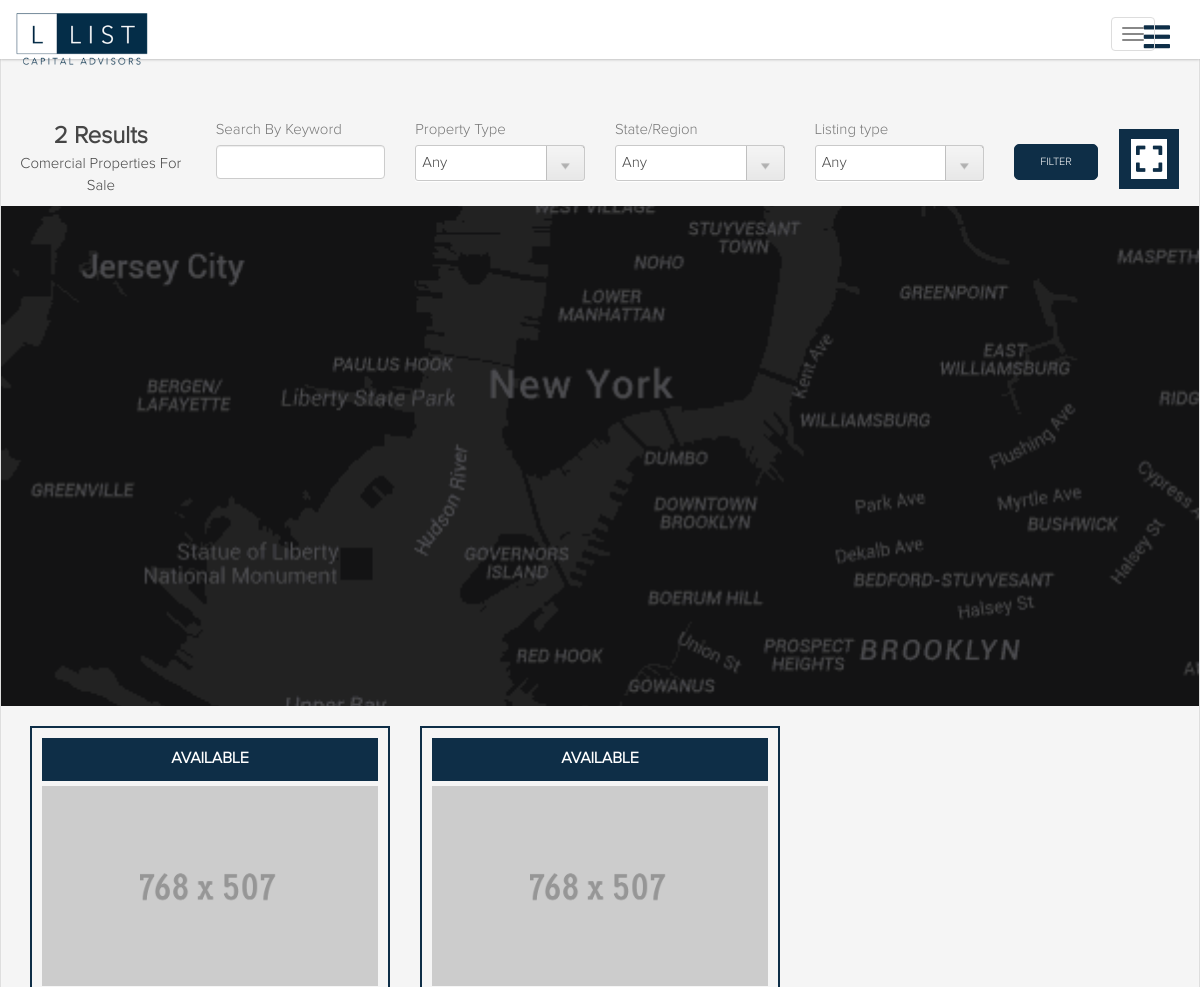
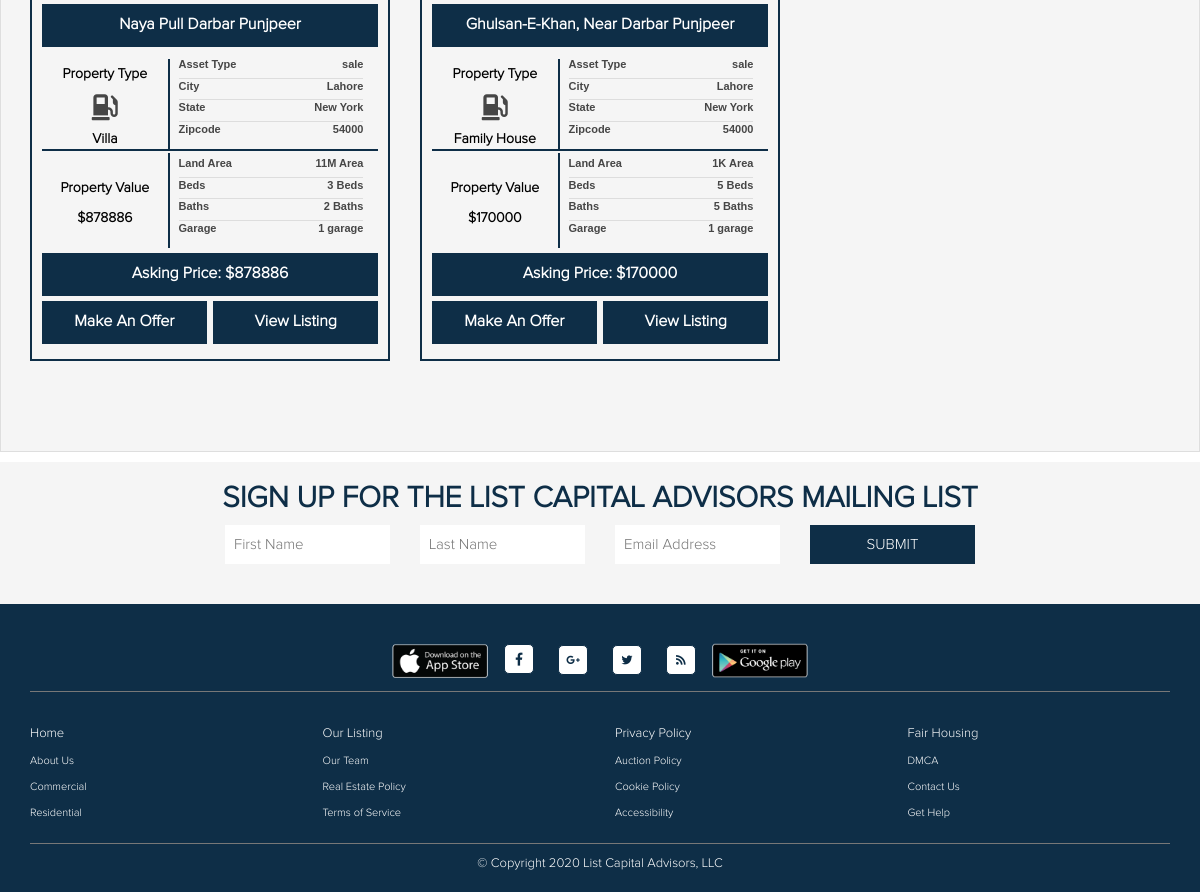
Page /index.php/home/properties/sale on the committed database (2 pictures, top to bottom).
### tables this page shows
CREATE TABLE IF NOT EXISTS `real_property` (
  `property_id` int(11) NOT NULL AUTO_INCREMENT,
  `user_id` int(11) NOT NULL,
  `auction_type` enum('online_auction','in_person_auction') NOT NULL DEFAULT 'in_person_auction',
  `address` text NOT NULL,
  `zip_code` varchar(20) NOT NULL,
  `city` varchar(255) NOT NULL,
  `state` varchar(255) NOT NULL,
  `description` text NOT NULL,
  `size` varchar(255) NOT NULL,
  `bedroom` int(11) NOT NULL,
  `bathroom` int(11) NOT NULL,
  `garage` int(11) NOT NULL,
  `google_map` text NOT NULL,
  `price` varchar(255) NOT NULL,
  `asset_type_id` int(11) NOT NULL,
  `property_type` int(11) NOT NULL,
  `contract_type` enum('sale','rent') NOT NULL,
  `image1` text NOT NULL,
  `image2` text NOT NULL,
  `image3` text NOT NULL,
  `image4` text NOT NULL,
  `image5` text NOT NULL,
  `status` enum('1','0') NOT NULL,
  PRIMARY KEY (`property_id`)
);

CREATE TABLE IF NOT EXISTS `real_property_type` (
  `property_type` int(11) NOT NULL AUTO_INCREMENT,
  `name` varchar(255) NOT NULL,
  PRIMARY KEY (`property_type`)
);

### application/controllers/home.php (called while the page is built, shortened)
<?php if ( ! defined('BASEPATH')) exit('No direct script access allowed');
class Home extends CI_Controller {
	public function template($content = '', $data = '')
	{
		$this->load->database();
		if (isset($_SESSION['user']))
		{
			$data['login'] = true;
		}
		else
		{
			$data['login'] = false;
		}
		$result = $this->db->query("SELECT * FROM `real_property_type`;");
		if ($result->num_rows() > 0)
		{
			$row = $result->result_array();
			$data['property_type'] = $row;
		}
		$this->load->view('header',$data);
		$this->load->view($content,$data);
		$this->load->view('footer',$data);
	}
	public function properties($sort='',$type='')
	{
		$this->load->database();
		$data['page_title'] = 'Properties';
		$data['meta_des'] = 'Properties';
		$data['meta_key'] = 'Properties';
		$data['menu'] = $sort;
		$data['sidebar_listing_menu'] = true;
		$result = $this->db->query("SELECT * FROM `real_property_type`;");
		if ($result->num_rows() > 0)
		{
			$row = $result->result_array();
			$data['property_type'] = $row;
		}
		if ($sort === 'all')
		{
			if ($type > 0)
			{
				$result = $this->db->query("SELECT * FROM `real_property` WHERE `property_type` = '$type' ORDER BY `property_id` DESC;");
				if ($result->num_rows() > 0)
				{
					$row = $result->result_array();
					$data['properties'] = $row;
				}
			}
			else if (strlen($type) > 0){
				$result = $this->db->query("SELECT `property_type` FROM `real_property_type` WHERE `name` = '$type' LIMIT 1;");
				if ($result->num_rows() > 0)
				{
					$row = $result->result_array();
					$result = $this->db->query("SELECT * FROM `real_property` WHERE `property_type` = '".$row[0]['property_type']."' ORDER BY `property_id` DESC;");
					if ($result->num_rows() > 0)
					{
						$row = $result->result_array();
						$data['properties'] = $row;
					}
				}
			}
			else
			{
				$result = $this->db->query("SELECT * FROM `real_property` ORDER BY `property_id` DESC;");
				if ($result->num_rows() > 0)
				{
					$row = $result->result_array();
					$data['properties'] = $row;
				}
			}
		}
		else if ($sort === 'sale')
		{
			if ($type > 0)
			{
				$result = $this->db->query("SELECT * FROM `real_property` WHERE `contract_type` = '$sort' AND `property_type` = '$type' ORDER BY `property_id` DESC;");
				if ($result->num_rows() > 0)
				{
					$row = $result->result_array();
					$data['properties'] = $row;
				}
			}
			else
			{
				$result = $this->db->query("SELECT * FROM `real_property` WHERE `contract_type` = '$sort' ORDER BY `property_id` DESC;");
				if ($result->num_rows() > 0)
				{
					$row = $result->result_array();
					$data['properties'] = $row;
				}
			}
		}
		$this->template('properties',$data);
	}
}

### index.php (called while the page is built, shortened)
<?php
require_once BASEPATH.'core/CodeIgniter.php';

### application/views/properties.php (the view, shortened to what this page needs)
<section class="properties">
    <div class="container-fluid">
        <div class="divider"></div>
        <div class="row">
        <div class="filters">
            <div class="col-sm-12 col-md-2 text-center">
                <strong style="font-size: 24px;">
                    <?php if (isset($properties) && count($properties) > 0){echo count($properties);}else{echo 0;}?> Results</strong>
                <p>Comercial Properties For Sale</p>
            </div>
            <form>
                <div class="col-xs-6 col-sm-4 col-md-2">
                    <label>Search By Keyword</label>
                    <input type="text" name="search" class="form-control">
                </div>
                <div class="col-xs-6 col-sm-4 col-md-2">
                    <label>Property Type</label>
                    <div class="formBlock select">
                        <select name="property type" id="_propertytype_" class="formDropdown" style="padding:6px;">
                            <option value="">Any</option>
                        </select>
                    </div>
                </div>
                <div class="col-xs-6 col-sm-4 col-md-2">
                    <label>State/Region</label>
                    <select name="property type" id="_propertytype_" class="formDropdown" style="padding:6px;">
                        <option value="">Any</option>
                    </select>
                </div>
                <div class="col-xs-6 col-sm-4 col-md-2">
                    <label>Listing type</label>
                    <select name="property type" id="_propertytype_" class="formDropdown" style="padding:6px;">
                        <option value="">Any</option>
                    </select>
                </div>
                <div class="col-sm-3 col-md-1">
                    <button class="btn btn-primary">Filter</button>
                </div>
            </form>
            <div class="col-sm-12 col-md-1 text-center">
                <a href="javascript://" class="map-show-hide-btn"><i class="fas fa-expand"></i></a>
            </div>
        </div>
        <!-- <?php
        if (isset($properties) && count($properties) > 0)
        {
        ?>
            <?php
                foreach ($properties as $key => $val)
                {
                    foreach ($property_type as $key => $value)
                    {
                        if ($val['property_type'] == $value['property_type'])
                        {
                            $_property_type = $value['name'];
                        }
                    }
                ?>
                <?php
                }
                ?>
        <?php
        }
        else
        {
            echo "Nothing to show right now :(";
        }
        ?> -->
        </div>
    </div>
    <div id="map">
    </div>
    <div class="container">
        <div class="row">
        <?php
            if (isset($properties) && count($properties) > 0)
            {
            ?>
            <?php
                foreach ($properties as $key => $val)
                {
                    foreach ($property_type as $key => $value)
                    {
                        if ($val['property_type'] == $value['property_type'])
                        {
                            $_property_type = $value['name'];
                        }
                    }
                ?>
                <div class="col-sm-6 col-md-4">
                    <div class="list">
                        <div class="top-avail">available</div>
                        <div class="main-img">
                            <a href="<?php echo site_url('home/single/'.$val['property_id']); ?>">
                                <img src="<?php echo base_url(); ?>asset/img/768x507.gif" class="img-resp">
                            </a>
                        </div>
                        <div class="top-avail" style="text-transform: capitalize;"><?=$val['address']?></div>
                        <div class="detials">
                            <div class="pro-type">
                                <div class="type text-center">
                                    <p>Property Type</p>
                                    <div><i class="fas fa-gas-pump"></i></div>
                                    <p class="nechye-wala-p"><?=$_property_type?></p>
                                </div>
                                <div class="values">
                                    <div class="val_">
                                        <p class="left">Asset Type</p>
                                        <p class="right"><?=$val['contract_type']?></p>
                                    </div>
                                    <div class="val_">
                                        <p class="left">City</p>
                                        <p class="right"><?=$val['city']?></p>
                                    </div>
                                    <div class="val_">
                                        <p class="left">State</p>
                                        <p class="right"><?=$val['state']?></p>
                                    </div>
                                    <div class="val_">
                                        <p class="left">Zipcode</p>
                                        <p class="right"><?=$val['zip_code']?></p>
                                    </div>
                                </div>
                            </div>
                            <div class="pro-type">
                                <div class="type text-center">
                                    <p><br>Property Value</p>
                                    <strong><p class="nechye-wala-p">$<?=$val['price']?></p></strong>
                                </div>
                                <div class="values">
                                    <div class="val_">
                                        <p class="left">Land Area</p>
                                        <p class="right"><?=$val['size']?> Area</p>
                                    </div>
                                    <div class="val_">
                                        <p class="left">Beds</p>
                                        <p class="right"><?=$val['bedroom']?> Beds</p>
                                    </div>
                                    <div class="val_">
                                        <p class="left">Baths</p>
                                        <p class="right"><?=$val['bathroom']?> Baths</p>
                                    </div>
                                    <div class="val_">
                                        <p class="left">Garage</p>
                                        <p class="right"><?=$val['garage']?> garage</p>
                                    </div>
                                </div>
                            </div>
                        </div>
                        <div class="top-avail" style="text-transform: capitalize;">Asking Price: $<?=$val['price']?></div>
                        <div class="last-button">
                            <a href="javascript://">make an Offer</a>
                            <a href="<?php echo site_url('home/single/'.$val['property_id']); ?>" style="margin: 0">view Listing</a>
                        </div>
                    </div>
                </div>
            <?php
                }
            ?>
        <?php
        }
        else
        {
            echo "Nothing to show right now :(";
        }
        ?>
        </div>
    </div>
</section>

### asset/css/style.css (style rules this page uses)
* { margin:0px; padding:0px; }
html { width:100%; height:100%; }
body { font-family:Proxima Nova Light, Helvetica, Arial; font-size:15px; color:#464646; width:100%; height:100%; }
a { color:#81be32; -webkit-transition: color 0.2s linear; -moz-transition: color 0.2s linear; -ms-transition: color 0.2s linear; -o-transition: color 0.2s linear; transition: color 0.2s linear; }
.divider { background-color:transparent; max-width:100%; height:2px; margin-top:-14px; margin-bottom:30px; }
.formDropdown, input { width:100%; padding:8px; margin-bottom:20px; border-radius:3px; border:none; border:1px solid #c9c9c9; box-shadow: 0 1px 1px white; }
select { -webkit-appearance: none; -moz-appearance: none; text-indent: 0.01px; text-overflow: ""; background: url('../img/dropdown-button.png') no-repeat; background-position: right -1px; background-color:white; cursor:pointer; }
label { font-family:Open Sans; color:#787878; font-size:13px; }
.formBlock { float:left; margin-right:40px; width:100%; }
.properties { padding:70px 0px 70px 0px; background-color:#f5f5f5; border:1px solid #dedede; box-shadow: inset 0 1px 1px white; margin-top: 30px; }
.filters { margin-bottom: 20px; }
.filters label { font-family: Proxima Nova Light; font-weight:normal; font-size:15px; }
.filters button { padding: 9px 25px; color: #fff; background: #0E2E47; border-radius: 5px; font-size: 11px; border: 1px solid #0E2E47; font-family: Proxima Nova Light; font-weight: normal; text-transform: uppercase; margin-top: 25px; }
#map { height: 500px; margin-bottom: 20px; background-image: url(../img/google_map.png); background-position: center center; background-repeat: no-repeat; background-size: cover; }
.list { border: 2px solid #0E2E47; padding: 10px; margin-bottom: 20px; }
.list .top-avail { width: 100%; background: #0E2E47; padding: 10px 0; text-transform: uppercase; color: #fff; text-align: center; font-size: 16px; margin-bottom: 5px; font-weight: 700; }
.list .main-img { width: 100%; height: 200px; margin-bottom: 5px; }
.img-resp { width: 100%; height: 100%; object-fit: cover; -webkit-object-fit: cover; -moz-object-fit: cover; -o-object-fit: cover; }
.list .detials { margin-bottom: 5px; }
.list .detials .pro-type { border-bottom: 2px solid #0E2E47; }
.list .detials .pro-type:last-child { border-bottom: none; }
.list .detials .pro-type .type { width: 38%; border-right: 2px solid #0E2E47; }
.list .detials .type p { font-size: 14px; color: #000; font-weight: 600; }
.list .detials .pro-type .type div { width: 100%; margin-bottom: 5px; text-align: center; }
.list .detials .pro-type .type div i { font-size: 26px; }
.list .detials .pro-type .type, .list .detials .pro-type .values { padding: 5px; padding: 5px 5px 0 5px; display: inline-block; font-weight: bold !important; }
.list .detials .pro-type .values { width: 58%; }
.list .detials .pro-type .values .val_ { border-bottom: 1px solid #ddd; width: 100%; }
.list .detials .pro-type .values .val_:last-child { border-bottom: none; }
.list .detials .val_ p { font-size: 11px; font-weight: bold; font-family: arial; display: inline-block; margin-bottom: 5px; }
.nechye-wala-p { margin: 0 !important; }
.list .detials .pro-type .values .val_ .left { float: left; }
.list .detials .pro-type .values .val_ .right { float: right; }
.list .last-button { width: 100%; margin-top: 5px; }
.list .last-button a { float: left; width: 49%; background: #0E2E47; padding: 10px 0; color: #fff; text-align: center; font-size: 16px; margin-bottom: 5px; margin-right: .5%; font-weight: 700; text-transform: capitalize; }
.list .last-button a:last-child { float: right !important; margin-left: .5% !important; }
.map-show-hide-btn { background: #0E2E47; display: inline-block; color: #fff; width: 60px; height: 60px; font-size: 30px; line-height: 65px; margin-top: 10px; transition: all .3s ease-in-out; -webkit-transition: all .3s ease-in-out; -moz-transition: all .3s ease-in-out; -o-transition: all .3s ease-in-out; }
.map-show-hide-btn i { padding: 5px; background: #fff; color: #0E2E47; }

### rows in the picture
real_property: address "Naya Pull Darbar Punjpeer", contract_type "sale", city "Lahore", state "New York", zip_code "54000", price "878886", size "11M", bedroom "3", bathroom "2", garage "1"
real_property_type: name "Villa"
real_property: address "Ghulsan-E-Khan, Near Darbar Punjpeer", contract_type "sale", city "Lahore", state "New York", zip_code "54000", price "170000", size "1K", bedroom "5", bathroom "5", garage "1"
real_property_type: name "Family House"

### other values in the picture
count($properties) "2"
